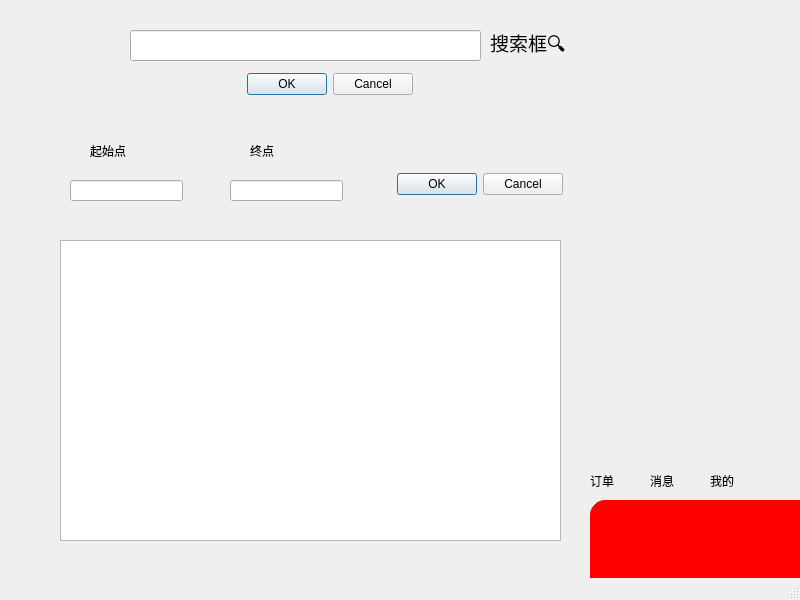
<?xml version="1.0" encoding="UTF-8"?>
<ui version="4.0">
 <class>MainWindow</class>
 <widget class="QMainWindow" name="MainWindow">
  <property name="geometry">
   <rect>
    <x>0</x>
    <y>0</y>
    <width>800</width>
    <height>600</height>
   </rect>
  </property>
  <property name="windowTitle">
   <string>MainWindow</string>
  </property>
  <widget class="QWidget" name="centralwidget">
   <widget class="QLineEdit" name="lineEdit">
    <property name="geometry">
     <rect>
      <x>130</x>
      <y>30</y>
      <width>351</width>
      <height>31</height>
     </rect>
    </property>
   </widget>
   <widget class="QLabel" name="label">
    <property name="geometry">
     <rect>
      <x>490</x>
      <y>30</y>
      <width>101</width>
      <height>31</height>
     </rect>
    </property>
    <property name="font">
     <font>
      <pointsize>14</pointsize>
     </font>
    </property>
    <property name="text">
     <string>搜索框🔍</string>
    </property>
   </widget>
   <widget class="QDialogButtonBox" name="buttonBox">
    <property name="geometry">
     <rect>
      <x>220</x>
      <y>70</y>
      <width>193</width>
      <height>28</height>
     </rect>
    </property>
    <property name="standardButtons">
     <set>QDialogButtonBox::Cancel|QDialogButtonBox::Ok</set>
    </property>
   </widget>
   <widget class="QPushButton" name="pushButton_4">
    <property name="geometry">
     <rect>
      <x>590</x>
      <y>500</y>
      <width>31</width>
      <height>31</height>
     </rect>
    </property>
    <property name="minimumSize">
     <size>
      <width>30</width>
      <height>30</height>
     </size>
    </property>
    <property name="styleSheet">
     <string notr="true">QPushButton{
border:1px solid red;   /*边框的粗细，颜色*/
border-radius:15px;    /*设置圆角半径 */
padding:2px 4px;  /*QFrame边框与内部其它部件的距离*/
background-color: rgb(255, 0, 0);	/*背景颜色*/
color:white;		/*字体颜色*/
min-width:100px;	/*设置最小宽度*/
min-height:100px;	/*设置最小高度*/
font:bold 14px;		/*设置按钮文字和大小*/
}</string>
    </property>
    <property name="text">
     <string/>
    </property>
   </widget>
   <widget class="QPushButton" name="pushButton_5">
    <property name="geometry">
     <rect>
      <x>650</x>
      <y>500</y>
      <width>31</width>
      <height>31</height>
     </rect>
    </property>
    <property name="minimumSize">
     <size>
      <width>30</width>
      <height>30</height>
     </size>
    </property>
    <property name="styleSheet">
     <string notr="true">QPushButton{
border:1px solid red;   /*边框的粗细，颜色*/
border-radius:15px;    /*设置圆角半径 */
padding:2px 4px;  /*QFrame边框与内部其它部件的距离*/
background-color: rgb(255, 0, 0);	/*背景颜色*/
color:white;		/*字体颜色*/
min-width:100px;	/*设置最小宽度*/
min-height:100px;	/*设置最小高度*/
font:bold 14px;		/*设置按钮文字和大小*/
}</string>
    </property>
    <property name="text">
     <string/>
    </property>
   </widget>
   <widget class="QPushButton" name="pushButton_6">
    <property name="geometry">
     <rect>
      <x>710</x>
      <y>500</y>
      <width>31</width>
      <height>31</height>
     </rect>
    </property>
    <property name="minimumSize">
     <size>
      <width>30</width>
      <height>30</height>
     </size>
    </property>
    <property name="styleSheet">
     <string notr="true">QPushButton{
border:1px solid red;   /*边框的粗细，颜色*/
border-radius:15px;    /*设置圆角半径 */
padding:2px 4px;  /*QFrame边框与内部其它部件的距离*/
background-color: rgb(255, 0, 0);	/*背景颜色*/
color:white;		/*字体颜色*/
min-width:100px;	/*设置最小宽度*/
min-height:100px;	/*设置最小高度*/
font:bold 14px;		/*设置按钮文字和大小*/
}</string>
    </property>
    <property name="text">
     <string/>
    </property>
   </widget>
   <widget class="QTextBrowser" name="textBrowser">
    <property name="geometry">
     <rect>
      <x>60</x>
      <y>240</y>
      <width>501</width>
      <height>301</height>
     </rect>
    </property>
   </widget>
   <widget class="QLabel" name="label_2">
    <property name="geometry">
     <rect>
      <x>590</x>
      <y>470</y>
      <width>41</width>
      <height>21</height>
     </rect>
    </property>
    <property name="text">
     <string>订单</string>
    </property>
   </widget>
   <widget class="QLabel" name="label_3">
    <property name="geometry">
     <rect>
      <x>650</x>
      <y>470</y>
      <width>41</width>
      <height>21</height>
     </rect>
    </property>
    <property name="text">
     <string>消息</string>
    </property>
   </widget>
   <widget class="QLabel" name="label_4">
    <property name="geometry">
     <rect>
      <x>710</x>
      <y>470</y>
      <width>41</width>
      <height>21</height>
     </rect>
    </property>
    <property name="text">
     <string>我的</string>
    </property>
   </widget>
   <widget class="QLineEdit" name="lineEdit_2">
    <property name="geometry">
     <rect>
      <x>70</x>
      <y>180</y>
      <width>113</width>
      <height>21</height>
     </rect>
    </property>
   </widget>
   <widget class="QLabel" name="label_5">
    <property name="geometry">
     <rect>
      <x>90</x>
      <y>140</y>
      <width>51</width>
      <height>21</height>
     </rect>
    </property>
    <property name="text">
     <string>起始点</string>
    </property>
   </widget>
   <widget class="QLineEdit" name="lineEdit_3">
    <property name="geometry">
     <rect>
      <x>230</x>
      <y>180</y>
      <width>113</width>
      <height>21</height>
     </rect>
    </property>
   </widget>
   <widget class="QLabel" name="label_6">
    <property name="geometry">
     <rect>
      <x>250</x>
      <y>140</y>
      <width>51</width>
      <height>21</height>
     </rect>
    </property>
    <property name="text">
     <string>终点</string>
    </property>
   </widget>
   <widget class="QDialogButtonBox" name="buttonBox_2">
    <property name="geometry">
     <rect>
      <x>370</x>
      <y>170</y>
      <width>193</width>
      <height>28</height>
     </rect>
    </property>
    <property name="standardButtons">
     <set>QDialogButtonBox::Cancel|QDialogButtonBox::Ok</set>
    </property>
   </widget>
  </widget>
  <widget class="QMenuBar" name="menubar">
   <property name="geometry">
    <rect>
     <x>0</x>
     <y>0</y>
     <width>800</width>
     <height>26</height>
    </rect>
   </property>
  </widget>
  <widget class="QStatusBar" name="statusbar"/>
 </widget>
 <resources/>
 <connections/>
</ui>
